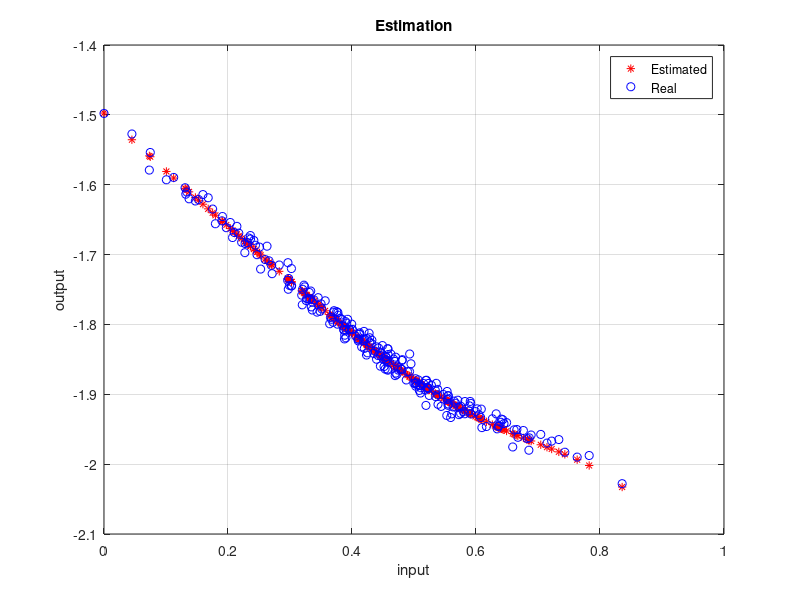

Write MATLAB code to recreate this figure. (Note: this script raises an error after producing the figure.)
clc
clear all
close all
%% noise choosing 
nn=3;
if nn==1
    noise='without noise'
    elseif nn==2
        noise='Low noise'
    elseif nn==3
        noise='Medium noise'
    elseif nn==4
        noise='High noise'
end
%% load data
load ('data')
y=data(:,nn);
u=data(:,5);

Ntrain=750;
SlidingWindow=100;

X=[u.^0 u.^1 u.^2 u.^3 u.^4 u.^5 u.^6 u.^7 u.^8 u.^9];
%% Regularization
Lambda=0.000001;
%% Sliding window
ctr=Ntrain-SlidingWindow;
R=zeros(10,ctr);
for k=1:ctr
    X1=X(k:k+SlidingWindow-1,:);
    Y1=y(k:k+SlidingWindow-1);                
    R(:,k)=(inv(X1'*X1+Lambda*eye(10)))*(X1')*Y1; 
end

teta_hat=mean(R,2);
yhat=X(751:1000,:)*teta_hat;

%% figure

figure;
plot(u(751:1000,:),yhat,'r*');
hold on
plot(u(751:1000,:),y(751:1000,:),'bo');   

legend('Estimated','Real','Location','best');
title('Estimation');
grid on;
xlabel('input');
ylabel('output');
saveas(gcf,'Estimated_and_Real.png')

%% error
e=y(751:1000,:)-yhat;         
display(mse(e),'Mean squared normalized error ')

figure;
plot(u(751:1000,:),e,'ko')
legend('Error','Location','best');
grid on;
xlabel('input');
title('Estimation Error');
%% errorbar
sigma2=((e'*e)/(250-10));
covtetahat=sigma2*(inv((X(751:1000,:)')*X(751:1000,:)));
covyhat=X(751:1000,:)*covtetahat*X(751:1000,:)';
error_band_pos=yhat+sqrt(diag(covyhat));
error_band_neg=yhat-sqrt(diag(covyhat));
figure();
plot(u(751:1000,:),error_band_pos,'ko',u(751:1000,:),error_band_neg,'ko',u(751:1000,:),yhat,'g*');
legend('Error Bar');
grid on;
xlabel('input');
ylabel('Error Bar');
saveas(gcf,'Error_Bar.png')
%%
tetareal=[-1.5 -0.8 0 0.1 0 -0.65 2.25 0 -1.7 0]
figure();
for i=1:10
    subplot(2,5,i)
    plot(1:ctr,R(i,:),'color','k','linewidth',2);
    hold on
    plot(1:ctr,tetareal(i)*ones(1,ctr),'color','r','linewidth',2)
    xlabel('Iteration')
    title(' \Theta');
    legend('\Theta hat','\Theta','Location','best');
    grid on
end
% Set the desired figure size
figure_width = 8;  % Width in inches
figure_height = 6; % Height in inches

% Set the figure's 'PaperPosition' property
set(gcf, 'PaperUnits', 'inches');
set(gcf, 'PaperSize', [figure_width figure_height]);
set(gcf, 'PaperPosition', [0 0 figure_width figure_height]);
saveas(gcf,'Theta_hat_and_tetareal.png')

